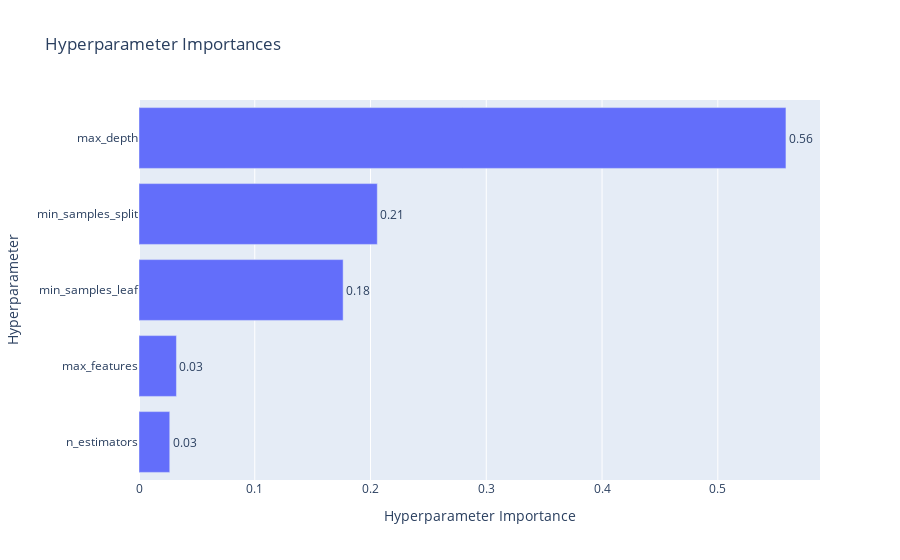

The cell this chart's notebook holds for it:
### Code cell
plot_param_importances(study)

### Figure 1 — Plotly figure (JSON) as saved in the notebook; plotly's stock layout.template omitted (floating-point values rounded to 4 significant figures)
{"data": [{"cliponaxis": false, "hovertemplate": ["n_estimators (IntDistribution): 0.02656860972338947<extra></extra>", "max_features (FloatDistribution): 0.03235459231843467<extra></extra>", "min_samples_leaf (IntDistribution): 0.17634355341629232<extra></extra>", "min_samples_split (IntDistribution): 0.20586751942685516<extra></extra>", "max_depth (IntDistribution): 0.5588657251150284<extra></extra>"], "name": "Objective Value", "orientation": "h", "text": ["0.03", "0.03", "0.18", "0.21", "0.56"], "textposition": "outside", "x": [0.02657, 0.03235, 0.1763, 0.2059, 0.5589], "y": ["n_estimators", "max_features", "min_samples_leaf", "min_samples_split", "max_depth"], "type": "bar"}], "layout": {"title": {"text": "Hyperparameter Importances"}, "xaxis": {"title": {"text": "Hyperparameter Importance"}}, "yaxis": {"title": {"text": "Hyperparameter"}}}}
